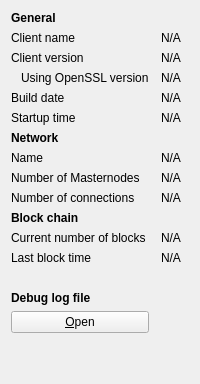
     <widget class="QWidget" name="tab_info">
      <attribute name="title">
       <string>&amp;Information</string>
      </attribute>
      <layout class="QGridLayout" name="gridLayout" columnstretch="0,1">
       <property name="horizontalSpacing">
        <number>12</number>
       </property>
       <item row="0" column="0">
        <widget class="QLabel" name="label_9">
         <property name="font">
          <font>
           <weight>75</weight>
           <bold>true</bold>
          </font>
         </property>
         <property name="text">
          <string>General</string>
         </property>
        </widget>
       </item>
       <item row="1" column="0">
        <widget class="QLabel" name="label_5">
         <property name="text">
          <string>Client name</string>
         </property>
        </widget>
       </item>
       <item row="1" column="1">
        <widget class="QLabel" name="clientName">
         <property name="cursor">
          <cursorShape>IBeamCursor</cursorShape>
         </property>
         <property name="text">
          <string>N/A</string>
         </property>
         <property name="textFormat">
          <enum>Qt::PlainText</enum>
         </property>
         <property name="textInteractionFlags">
          <set>Qt::LinksAccessibleByMouse|Qt::TextSelectableByKeyboard|Qt::TextSelectableByMouse</set>
         </property>
        </widget>
       </item>
       <item row="2" column="0">
        <widget class="QLabel" name="label_6">
         <property name="text">
          <string>Client version</string>
         </property>
        </widget>
       </item>
       <item row="2" column="1">
        <widget class="QLabel" name="clientVersion">
         <property name="cursor">
          <cursorShape>IBeamCursor</cursorShape>
         </property>
         <property name="text">
          <string>N/A</string>
         </property>
         <property name="textFormat">
          <enum>Qt::PlainText</enum>
         </property>
         <property name="textInteractionFlags">
          <set>Qt::LinksAccessibleByMouse|Qt::TextSelectableByKeyboard|Qt::TextSelectableByMouse</set>
         </property>
        </widget>
       </item>
       <item row="3" column="0">
        <widget class="QLabel" name="label_14">
         <property name="text">
          <string>Using OpenSSL version</string>
         </property>
         <property name="indent">
          <number>10</number>
         </property>
        </widget>
       </item>
       <item row="3" column="1">
        <widget class="QLabel" name="openSSLVersion">
         <property name="cursor">
          <cursorShape>IBeamCursor</cursorShape>
         </property>
         <property name="text">
          <string>N/A</string>
         </property>
         <property name="textFormat">
          <enum>Qt::PlainText</enum>
         </property>
         <property name="textInteractionFlags">
          <set>Qt::LinksAccessibleByMouse|Qt::TextSelectableByKeyboard|Qt::TextSelectableByMouse</set>
         </property>
        </widget>
       </item>
       <item row="4" column="0">
        <widget class="QLabel" name="label_12">
         <property name="text">
          <string>Build date</string>
         </property>
        </widget>
       </item>
       <item row="4" column="1">
        <widget class="QLabel" name="buildDate">
         <property name="cursor">
          <cursorShape>IBeamCursor</cursorShape>
         </property>
         <property name="text">
          <string>N/A</string>
         </property>
         <property name="textFormat">
          <enum>Qt::PlainText</enum>
         </property>
         <property name="textInteractionFlags">
          <set>Qt::LinksAccessibleByMouse|Qt::TextSelectableByKeyboard|Qt::TextSelectableByMouse</set>
         </property>
        </widget>
       </item>
       <item row="5" column="0">
        <widget class="QLabel" name="label_13">
         <property name="text">
          <string>Startup time</string>
         </property>
        </widget>
       </item>
       <item row="5" column="1">
        <widget class="QLabel" name="startupTime">
         <property name="cursor">
          <cursorShape>IBeamCursor</cursorShape>
         </property>
         <property name="text">
          <string>N/A</string>
         </property>
         <property name="textFormat">
          <enum>Qt::PlainText</enum>
         </property>
         <property name="textInteractionFlags">
          <set>Qt::LinksAccessibleByMouse|Qt::TextSelectableByKeyboard|Qt::TextSelectableByMouse</set>
         </property>
        </widget>
       </item>
       <item row="6" column="0">
        <widget class="QLabel" name="label_11">
         <property name="font">
          <font>
           <weight>75</weight>
           <bold>true</bold>
          </font>
         </property>
         <property name="text">
          <string>Network</string>
         </property>
        </widget>
       </item>
       <item row="7" column="0">
        <widget class="QLabel" name="label_8">
         <property name="text">
          <string>Name</string>
         </property>
        </widget>
       </item>
       <item row="7" column="1">
        <widget class="QLabel" name="networkName">
         <property name="cursor">
          <cursorShape>IBeamCursor</cursorShape>
         </property>
         <property name="text">
          <string>N/A</string>
         </property>
         <property name="textFormat">
          <enum>Qt::PlainText</enum>
         </property>
         <property name="textInteractionFlags">
          <set>Qt::LinksAccessibleByMouse|Qt::TextSelectableByKeyboard|Qt::TextSelectableByMouse</set>
         </property>
        </widget>
       </item>
       <item row="8" column="0">
        <widget class="QLabel" name="masternodeCountLabel">
         <property name="text">
          <string>Number of Masternodes</string>
         </property>
        </widget>
       </item>
       <item row="8" column="1">
        <widget class="QLabel" name="masternodeCount">
         <property name="text">
          <string>N/A</string>
         </property>
        </widget>
       </item>
       <item row="9" column="0">
        <widget class="QLabel" name="label_7">
         <property name="text">
          <string>Number of connections</string>
         </property>
        </widget>
       </item>
       <item row="9" column="1">
        <widget class="QLabel" name="numberOfConnections">
         <property name="cursor">
          <cursorShape>IBeamCursor</cursorShape>
         </property>
         <property name="text">
          <string>N/A</string>
         </property>
         <property name="textFormat">
          <enum>Qt::PlainText</enum>
         </property>
         <property name="textInteractionFlags">
          <set>Qt::LinksAccessibleByMouse|Qt::TextSelectableByKeyboard|Qt::TextSelectableByMouse</set>
         </property>
        </widget>
       </item>
       <item row="10" column="0">
        <widget class="QLabel" name="label_10">
         <property name="font">
          <font>
           <weight>75</weight>
           <bold>true</bold>
          </font>
         </property>
         <property name="text">
          <string>Block chain</string>
         </property>
        </widget>
       </item>
       <item row="11" column="0">
        <widget class="QLabel" name="label_3">
         <property name="text">
          <string>Current number of blocks</string>
         </property>
        </widget>
       </item>
       <item row="11" column="1">
        <widget class="QLabel" name="numberOfBlocks">
         <property name="cursor">
          <cursorShape>IBeamCursor</cursorShape>
         </property>
         <property name="text">
          <string>N/A</string>
         </property>
         <property name="textFormat">
          <enum>Qt::PlainText</enum>
         </property>
         <property name="textInteractionFlags">
          <set>Qt::LinksAccessibleByMouse|Qt::TextSelectableByKeyboard|Qt::TextSelectableByMouse</set>
         </property>
        </widget>
       </item>
       <item row="12" column="0">
        <widget class="QLabel" name="label_2">
         <property name="text">
          <string>Last block time</string>
         </property>
        </widget>
       </item>
       <item row="12" column="1">
        <widget class="QLabel" name="lastBlockTime">
         <property name="cursor">
          <cursorShape>IBeamCursor</cursorShape>
         </property>
         <property name="text">
          <string>N/A</string>
         </property>
         <property name="textFormat">
          <enum>Qt::PlainText</enum>
         </property>
         <property name="textInteractionFlags">
          <set>Qt::LinksAccessibleByMouse|Qt::TextSelectableByKeyboard|Qt::TextSelectableByMouse</set>
         </property>
        </widget>
       </item>
       <item row="13" column="0">
        <spacer name="verticalSpacer_2">
         <property name="orientation">
          <enum>Qt::Vertical</enum>
         </property>
         <property name="sizeHint" stdset="0">
          <size>
           <width>20</width>
           <height>20</height>
          </size>
         </property>
        </spacer>
       </item>
       <item row="14" column="0">
        <widget class="QLabel" name="labelDebugLogfile">
         <property name="font">
          <font>
           <weight>75</weight>
           <bold>true</bold>
          </font>
         </property>
         <property name="text">
          <string>Debug log file</string>
         </property>
        </widget>
       </item>
       <item row="15" column="0">
        <widget class="QPushButton" name="openDebugLogfileButton">
         <property name="toolTip">
          <string>Open the Sphinxcoin debug log file from the current data directory. This can take a few seconds for large log files.</string>
         </property>
         <property name="text">
          <string>&amp;Open</string>
         </property>
         <property name="autoDefault">
          <bool>false</bool>
         </property>
        </widget>
       </item>
       <item row="16" column="0">
        <spacer name="verticalSpacer">
         <property name="orientation">
          <enum>Qt::Vertical</enum>
         </property>
         <property name="sizeHint" stdset="0">
          <size>
           <width>20</width>
           <height>40</height>
          </size>
         </property>
        </spacer>
       </item>
      </layout>
     </widget>
